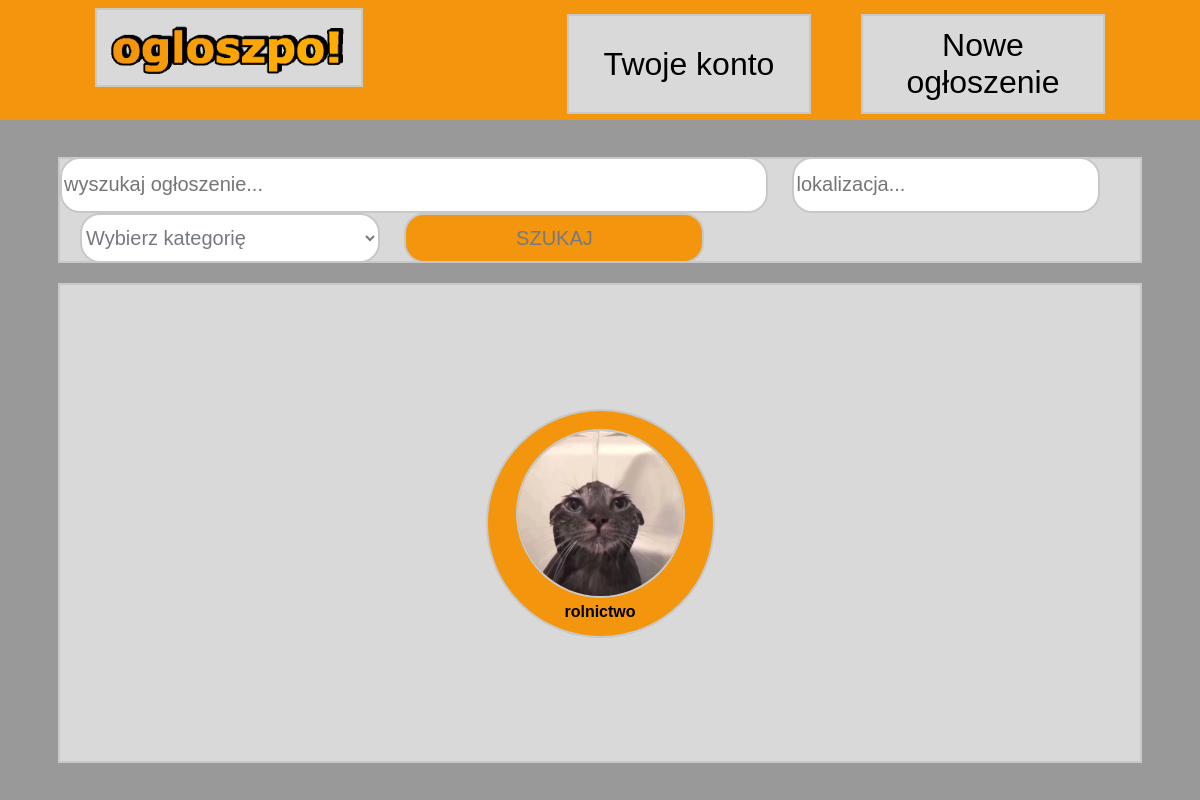
The app's page /src/mainpages/index.php, older data.
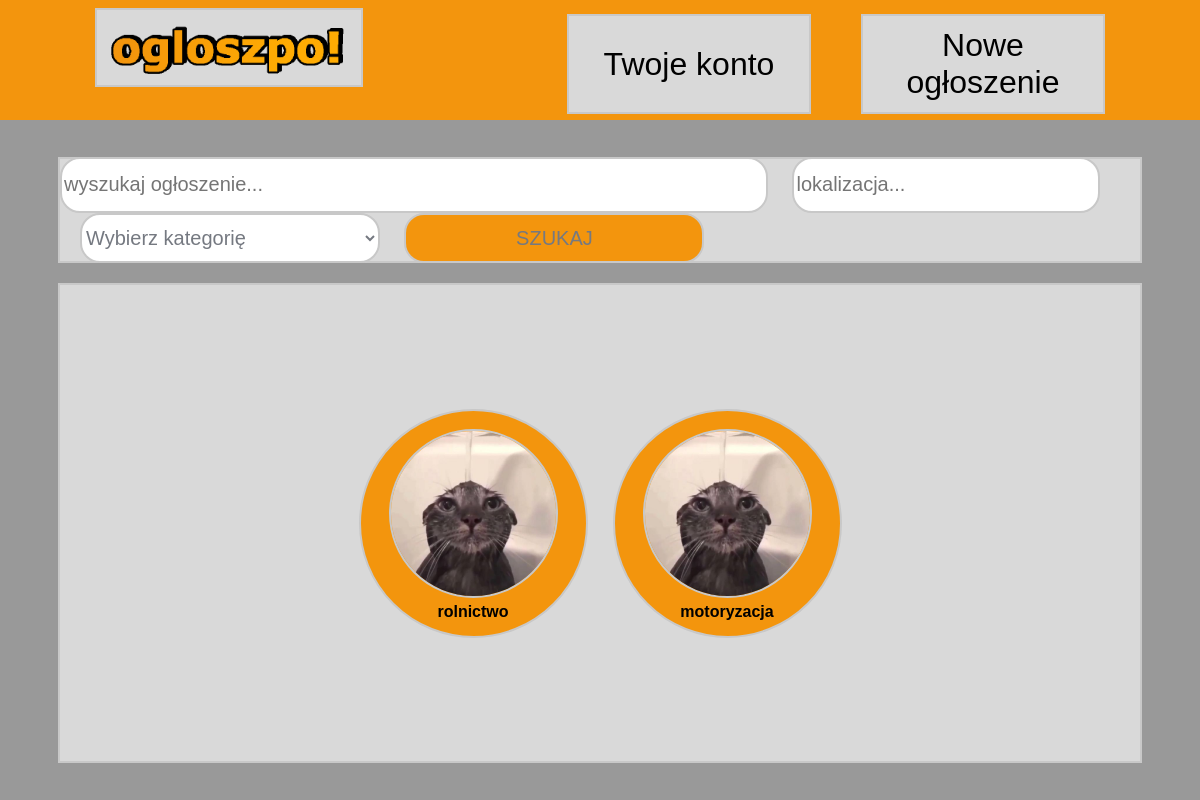
The same page, newer data.
### tables this page shows
CREATE TABLE `kategorie` (
  `id` int(11) NOT NULL,
  `nazwa` varchar(100) NOT NULL,
  `opis` text DEFAULT NULL
);

### src/mainpages/index.php (the view, shortened to what this page needs)
<!DOCTYPE html>
<html lang="pl">
<head>
    <link rel="stylesheet" href="../css/style.css">
</head>
<body>
    <?php
    include "../components/header.php";
    ?>
    <div id="content">
        <div id="search">
            <form action="search.php" method="POST">
                <input type="text" id="searchInp" name="searchInput" placeholder="wyszukaj ogłoszenie...">
                <input type="text" id="searchLoc" name="searchLocation" placeholder="lokalizacja...">
                <select id="searchCat" name="searchCategory">
                    <option value="none">Wybierz kategorię</option>
                </select>
                <input type="submit" id="searchButton" value="SZUKAJ">
            </form>
        </div>
        <div id="categories">
            <?php
            $conn = mysqli_connect('localhost', 'root', '', 'ogloszpol');
            $sql = "SELECT `id`, `nazwa`, `opis` FROM `kategorie`";
            $results = mysqli_query($conn, $sql);
            if (mysqli_num_rows($results) > 0) {
                while ($row = mysqli_fetch_assoc($results)) {
                    echo "<form action='search.php' method='POST'>";
                    echo "<input class='categorySubmit' type='submit' value=''>";
                    echo "<div class='category'>";
                    echo "<img class='categoryImg' src='../../img/pagelook/addedcategory.jpg' alt='addedCategoryImg'>";
                    echo "<h4 class='categoryTitle'>" . $row['nazwa'] . "</h4>";
                    echo "</div>";
                    echo "</form>";
                }
            }
            ?>
        </div>
    </div>
</body>
</html>

### src/components/header.php
<link rel="stylesheet" href="../css/header.css">
<div id="header">
    <a href='../mainpages/index.php'>
        <div>
            <img id="Logo" src='../../img/pagelook/ogloszpo!.png' alt='logo'>
        </div>
    </a>
    <div id="newAnnouncement">
        <a id="link" href="../../src/mainpages/newAnnouncement.php"><button id="headerButton">Nowe ogłoszenie</button></a>
    </div>
    <div id="auth">
        <a id="link" href="../../src/authpages/choose.php"><button id="headerButton">Twoje konto</button></a>
    </div>
</div>

### src/css/style.css (style rules this page uses)
body { background-color: whitesmoke; font-family: Arial, Helvetica, sans-serif; margin: 0; padding: 0; }
#content { height: 85vh; background-color: #999; display: flex; flex-direction: column; justify-content: center; align-items: center; }
#search { width: 90%; height: 15%; background-color: #d9d9d9; border: 2px solid #c8c8c8; display: flex; justify-content: center; align-items: center; margin-bottom: 20px; }
#searchInp { width: 700px; height: 50px; background-color: white; border: 2px solid #c8c8c8; border-radius: 20px; color: #757981; font-size: 125%; }
#searchLoc, #searchCat, #searchButton { width: 300px; height: 50px; background-color: white; border: 2px solid #c8c8c8; border-radius: 20px; font-size: 125%; color: #757981; margin-left: 20px; }
#searchLoc, #searchCat { margin-left: 20px; }
#searchButton { background-color: #f3950d; margin-left: 20px; }
#categories { width: 90%; height: 70%; background-color: #d9d9d9; border: 2px solid #c8c8c8; gap: 25px; display: flex; justify-content: center; align-items: center; overflow-y: scroll; }
.category { width: 225px; height: 225px; background-color: #f3950d; border: 2px solid #c8c8c8; border-radius: 100%; display: flex; flex-direction: column; justify-content: center; align-items: center; }
.categoryImg { margin-top: 25px; width: 165px; height: 165px; border: 2px solid #c8c8c8; border-radius: 100%; }
.categoryTitle { margin-top: 5px; text-align: center; }
.categorySubmit { position: absolute; width: 225px; height: 225px; border-radius: 100%; border: none; background-color: transparent; cursor: pointer; }
#link { width: 100%; height: 100%; }

### src/css/header.css (style rules this page uses)
#header { display: block; height: 15vh; background-color: #f3950d; }
#Logo { margin-left: 95px; margin-top: 8px; display: flex; justify-content: space-between; align-items: center; width: 22%; height: 88%; float: left; background-color: #d9d9d9; border: 2px #c8c8c8 solid; }
#headerButton { width: 100%; height: 100%; background-color: #d9d9d9; font-size: 200%; border: none; }
#auth, #newAnnouncement { margin-right: 95px; margin-top: 14px; display: flex; justify-content: center; align-items: center; width: 20%; height: 80%; float: right; background-color: #d9d9d9; border: 2px #c8c8c8 solid; }
#auth { margin-right: 50px; }

Row changes from the older to the newer data that the page shows:
added kategorie: nazwa "motoryzacja"
